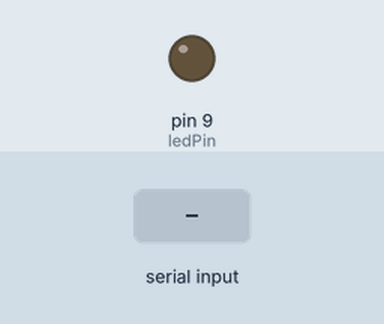
Recording of a sketch running on a simulated Arduino Uno, built with avr-gcc and run on an emulated ATmega328P. Parts: output pins drawn as LEDs (lit = HIGH). The inputs (shaded band) are chosen by the test bench.

Above: at 1.2 s.
1.3 s: "90,45\n" received over Serial
At 1.9 s:
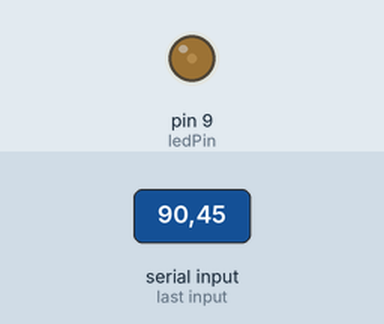
2.8 s: "30,150\n" received over Serial
At 3.1 s:
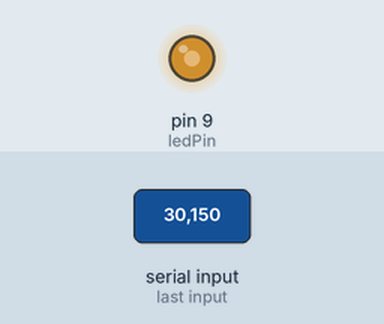
4.3 s: "90\n" received over Serial
At 5.3 s:
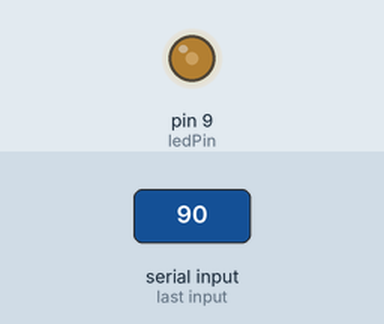
5.8 s: "200\n" received over Serial
At 6.5 s:
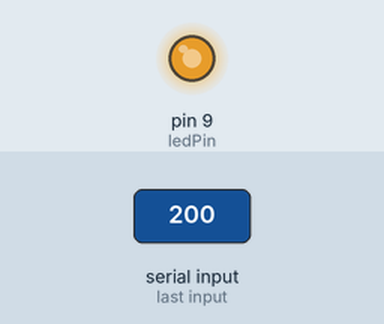
Timing chart, 0 to 8.3 s (numbered marks = the images above; inputs shaded):
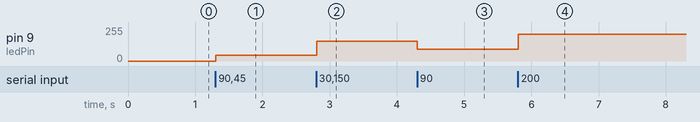

The sketch:

Locate_LED_Limits.ino
```cpp
#include <Wire.h>

int ledPin = 9; // LED connected to digital pin 9
float ledValue = 180; // LED is inverted from usual

int value = 100;

void setup() {
  Serial.begin(9600); // Initialize serial communication
}

void loop() {
  while (Serial.available() > 0) {
  int value = Serial.parseInt(); // Look for the next valid integer in the incoming serial stream

  // Look for the newline. That marks the end of the sentence
    if (Serial.read() == '\n') {
      // Constrain to reasonable limits (0 - 255)
      value = constrain(value, 0, 255);
      analogWrite(ledPin, value);
    }
  }
}
```

Measured:
- after the input at 1.3 s, pin 9 (ledPin): 0/255 → 45/255 at once
- after the input at 2.8 s, pin 9 (ledPin): 45/255 → 150/255 at once
- after the input at 4.3 s, pin 9 (ledPin): 150/255 → 90/255 at once
- after the input at 5.8 s, pin 9 (ledPin): 90/255 → 200/255 at once
